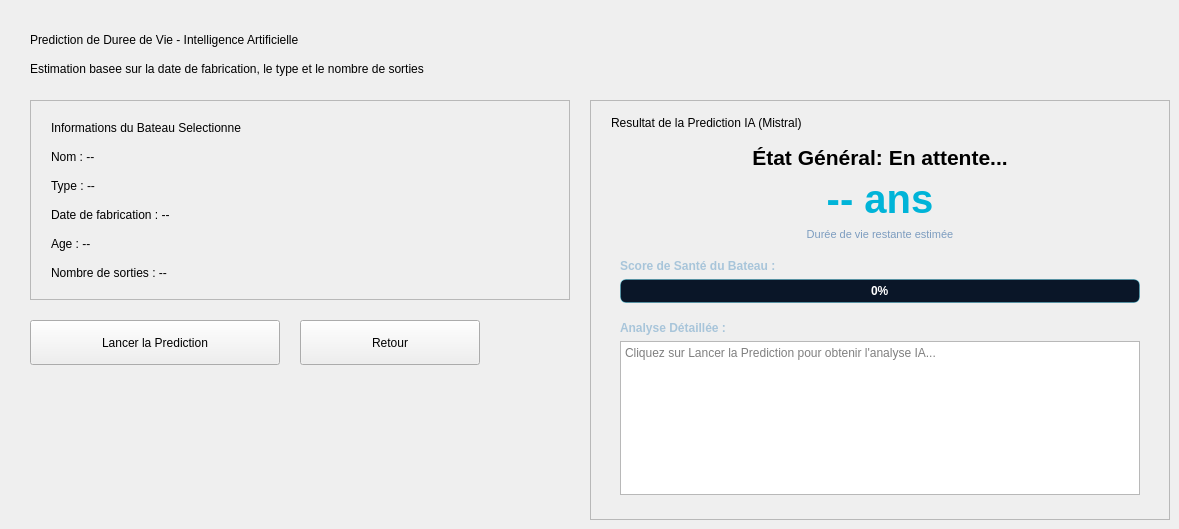
      <widget class="QWidget" name="pagePrediction">
       <widget class="QLabel" name="lblPredictionTitle">
        <property name="geometry">
         <rect>
          <x>30</x>
          <y>20</y>
          <width>800</width>
          <height>40</height>
         </rect>
        </property>
        <property name="text">
         <string>Prediction de Duree de Vie - Intelligence Artificielle</string>
        </property>
       </widget>
       <widget class="QLabel" name="lblPredictionSubtitle">
        <property name="geometry">
         <rect>
          <x>30</x>
          <y>58</y>
          <width>800</width>
          <height>22</height>
         </rect>
        </property>
        <property name="text">
         <string>Estimation basee sur la date de fabrication, le type et le nombre de sorties</string>
        </property>
       </widget>
       <widget class="QFrame" name="cardPredictionInfo">
        <property name="geometry">
         <rect>
          <x>30</x>
          <y>100</y>
          <width>540</width>
          <height>200</height>
         </rect>
        </property>
        <property name="frameShape">
         <enum>QFrame::Shape::StyledPanel</enum>
        </property>
        <layout class="QVBoxLayout" name="cardPredInfoLayout">
         <property name="leftMargin">
          <number>20</number>
         </property>
         <property name="topMargin">
          <number>15</number>
         </property>
         <property name="rightMargin">
          <number>20</number>
         </property>
         <property name="bottomMargin">
          <number>15</number>
         </property>
         <item>
          <widget class="QLabel" name="lblPredInfoTitle">
           <property name="text">
            <string>Informations du Bateau Selectionne</string>
           </property>
          </widget>
         </item>
         <item>
          <widget class="QLabel" name="lblPredBoatName">
           <property name="text">
            <string>Nom : --</string>
           </property>
          </widget>
         </item>
         <item>
          <widget class="QLabel" name="lblPredBoatType">
           <property name="text">
            <string>Type : --</string>
           </property>
          </widget>
         </item>
         <item>
          <widget class="QLabel" name="lblPredBoatDate">
           <property name="text">
            <string>Date de fabrication : --</string>
           </property>
          </widget>
         </item>
         <item>
          <widget class="QLabel" name="lblPredBoatAge">
           <property name="text">
            <string>Age : --</string>
           </property>
          </widget>
         </item>
         <item>
          <widget class="QLabel" name="lblPredBoatSorties">
           <property name="text">
            <string>Nombre de sorties : --</string>
           </property>
          </widget>
         </item>
        </layout>
       </widget>
       <widget class="QFrame" name="cardPredictionResult">
        <property name="geometry">
         <rect>
          <x>590</x>
          <y>100</y>
          <width>580</width>
          <height>420</height>
         </rect>
        </property>
        <property name="frameShape">
         <enum>QFrame::Shape::StyledPanel</enum>
        </property>
        <layout class="QVBoxLayout" name="cardPredResultLayout">
         <property name="leftMargin">
          <number>20</number>
         </property>
         <property name="topMargin">
          <number>15</number>
         </property>
         <property name="rightMargin">
          <number>20</number>
         </property>
         <property name="bottomMargin">
          <number>15</number>
         </property>
         <item>
          <widget class="QLabel" name="lblPredResultTitle">
           <property name="text">
            <string>Resultat de la Prediction IA (Mistral)</string>
           </property>
          </widget>
         </item>
         <item>
          <widget class="QWidget" name="uiJsonContainer" native="true">
           <layout class="QVBoxLayout" name="uiJsonLayout">
            <item>
             <widget class="QLabel" name="lblPredJsonStatus">
              <property name="font">
               <font>
                <pointsize>16</pointsize>
                <bold>true</bold>
               </font>
              </property>
              <property name="text">
               <string>État Général: En attente...</string>
              </property>
              <property name="alignment">
               <set>Qt::AlignmentFlag::AlignCenter</set>
              </property>
             </widget>
            </item>
            <item>
             <widget class="QLabel" name="lblPredJsonYears">
              <property name="font">
               <font>
                <pointsize>30</pointsize>
                <bold>true</bold>
               </font>
              </property>
              <property name="styleSheet">
               <string>color: #00B4D8;</string>
              </property>
              <property name="text">
               <string>-- ans</string>
              </property>
              <property name="alignment">
               <set>Qt::AlignmentFlag::AlignCenter</set>
              </property>
             </widget>
            </item>
            <item>
             <widget class="QLabel" name="lblPredJsonLabelEstim">
              <property name="styleSheet">
               <string>color: #7C9CBF; font-size: 11px;</string>
              </property>
              <property name="text">
               <string>Durée de vie restante estimée</string>
              </property>
              <property name="alignment">
               <set>Qt::AlignmentFlag::AlignCenter</set>
              </property>
             </widget>
            </item>
            <item>
             <spacer name="verticalSpacer_Pred1">
              <property name="orientation">
               <enum>Qt::Orientation::Vertical</enum>
              </property>
              <property name="sizeType">
               <enum>QSizePolicy::Policy::Fixed</enum>
              </property>
              <property name="sizeHint" stdset="0">
               <size>
                <width>20</width>
                <height>12</height>
               </size>
              </property>
             </spacer>
            </item>
            <item>
             <widget class="QLabel" name="lblPredJsonHealthScoreLabel">
              <property name="styleSheet">
               <string>font-weight: bold; color: #A8C5DA;</string>
              </property>
              <property name="text">
               <string>Score de Santé du Bateau :</string>
              </property>
             </widget>
            </item>
            <item>
             <widget class="QProgressBar" name="progressBarHealth">
              <property name="styleSheet">
               <string>QProgressBar{border:1px solid rgba(0,180,216,0.30);border-radius:6px;text-align:center;background-color:#0A1628;color:#FFFFFF;font-weight:bold;}QProgressBar::chunk{background-color:#2DC653;border-radius:5px;}</string>
              </property>
              <property name="value">
               <number>0</number>
              </property>
              <property name="textVisible">
               <bool>true</bool>
              </property>
              <property name="format">
               <string>%p%</string>
              </property>
             </widget>
            </item>
            <item>
             <spacer name="verticalSpacer_Pred2">
              <property name="orientation">
               <enum>Qt::Orientation::Vertical</enum>
              </property>
              <property name="sizeType">
               <enum>QSizePolicy::Policy::Fixed</enum>
              </property>
              <property name="sizeHint" stdset="0">
               <size>
                <width>20</width>
                <height>12</height>
               </size>
              </property>
             </spacer>
            </item>
            <item>
             <widget class="QLabel" name="lblPredJsonReasoningLabel">
              <property name="styleSheet">
               <string>font-weight: bold; color: #A8C5DA;</string>
              </property>
              <property name="text">
               <string>Analyse Détaillée :</string>
              </property>
             </widget>
            </item>
            <item>
             <widget class="QTextEdit" name="txtPredictionResult">
              <property name="readOnly">
               <bool>true</bool>
              </property>
              <property name="placeholderText">
               <string>Cliquez sur Lancer la Prediction pour obtenir l'analyse IA...</string>
              </property>
             </widget>
            </item>
           </layout>
          </widget>
         </item>
        </layout>
       </widget>
       <widget class="QPushButton" name="btnLaunchPrediction">
        <property name="geometry">
         <rect>
          <x>30</x>
          <y>320</y>
          <width>250</width>
          <height>45</height>
         </rect>
        </property>
        <property name="text">
         <string>Lancer la Prediction</string>
        </property>
       </widget>
       <widget class="QPushButton" name="btnPredictionRetour">
        <property name="geometry">
         <rect>
          <x>300</x>
          <y>320</y>
          <width>180</width>
          <height>45</height>
         </rect>
        </property>
        <property name="text">
         <string>Retour</string>
        </property>
       </widget>
      </widget>
